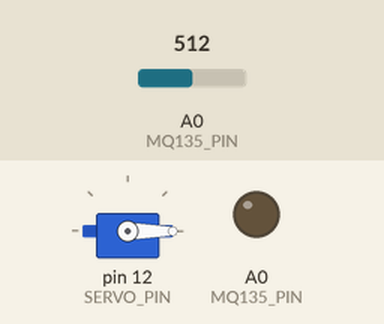
This sketch was run on a simulated Arduino Uno, built with avr-gcc and run on an emulated ATmega328P. Parts: servo, output pins drawn as LEDs (lit = HIGH). The test bench sets the inputs (shaded band); at power-on: A0 (MQ135_PIN) = 512. What the sketch prints to the serial monitor is not drawn.

Above: at 1.3 s.
1.4 s: A0 (MQ135_PIN) set to 105
2.9 s: A0 (MQ135_PIN) set to 90
At 3.7 s:
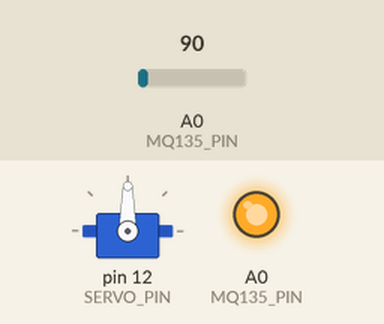
At 4.4 s:
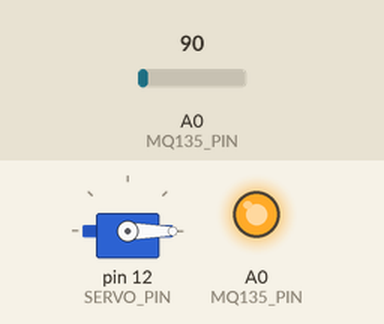
5.9 s: A0 (MQ135_PIN) set to 70
At 8.7 s:
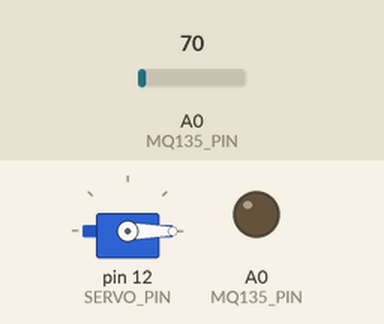
Timing chart, 0 to 10.2 s (numbered marks = the images above; inputs shaded):
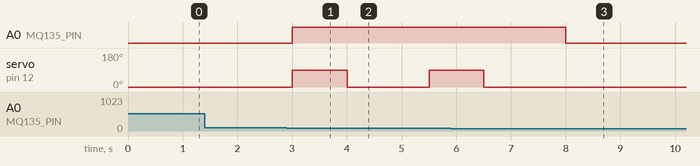

The sketch:

smoke_detection.ino
```cpp
#include <Servo.h>

#define MQ135_PIN A0       // Analog input pin for MQ-135
#define BUZZER_PIN 14      // D5 = GPIO14
#define SERVO_PIN 12       // D6 = GPIO12

Servo myServo;

void setup() {
  Serial.begin(9600);
  pinMode(BUZZER_PIN, OUTPUT);
  myServo.attach(SERVO_PIN);
  myServo.write(0);  // Start at 0 degrees
}

void loop() {
  int sensorValue = analogRead(MQ135_PIN);
  Serial.print("Gas Value: ");
  Serial.println(sensorValue);

  if (sensorValue > 80 && sensorValue <100) {  // Threshold for smoke
    Serial.println("🚨 Smoke Detected!");

    digitalWrite(BUZZER_PIN, HIGH);  // Turn on buzzer
    myServo.write(90);               // Rotate servo to 90 degrees
    delay(1000);                     // Wait for 1 second
    myServo.write(0);                // Return to 0 degrees
    delay(1000);                     // Optional delay to complete reset
  } else {
    digitalWrite(BUZZER_PIN, LOW);   // Turn off buzzer
    myServo.write(0);                // Ensure servo is at 0
  }

  delay(500);  // Small delay before next reading
}
```

Measured:
- the behaviour switches between 100 and 99 on A0 (MQ135_PIN) (found by bisection; images 0 and 1)
- after the input at 1.4 s, every drawn part: stays the same
- after the input at 2.9 s, A0 (MQ135_PIN): LOW → HIGH after 0.10 s; servo on pin 12 (SERVO_PIN): 0° → 90° after 0.10 s, → 0° 1.0 s later, → 90° 1.5 s later
- after the input at 5.9 s, A0 (MQ135_PIN): HIGH → LOW after 2.1 s; servo on pin 12 (SERVO_PIN): goes on until 6.5 s, then stays 0°
